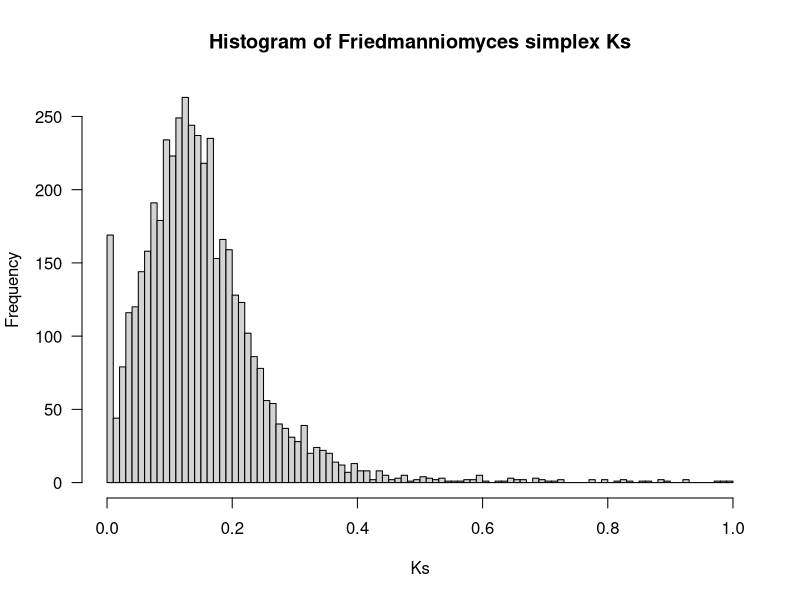
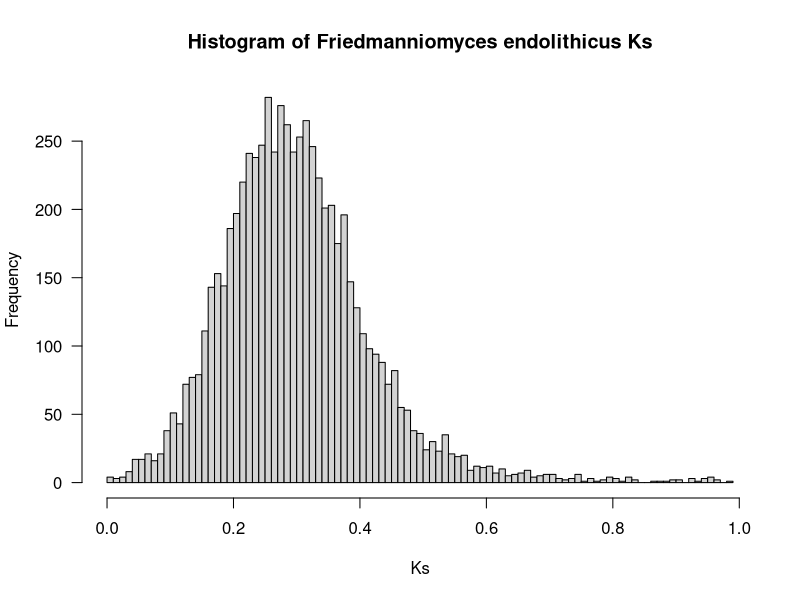
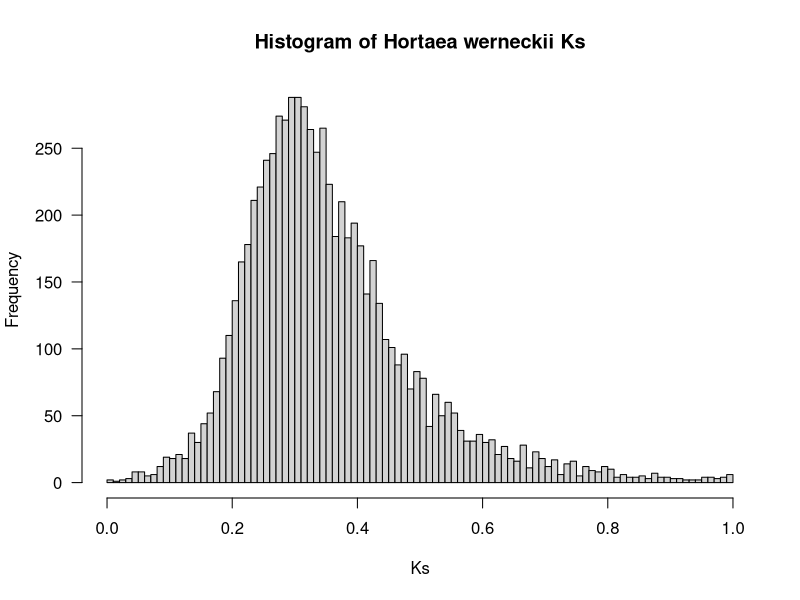
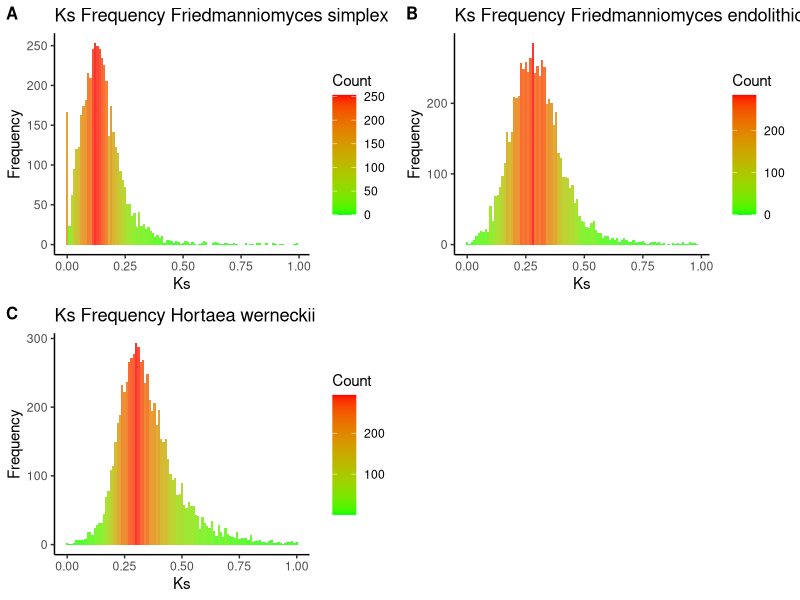
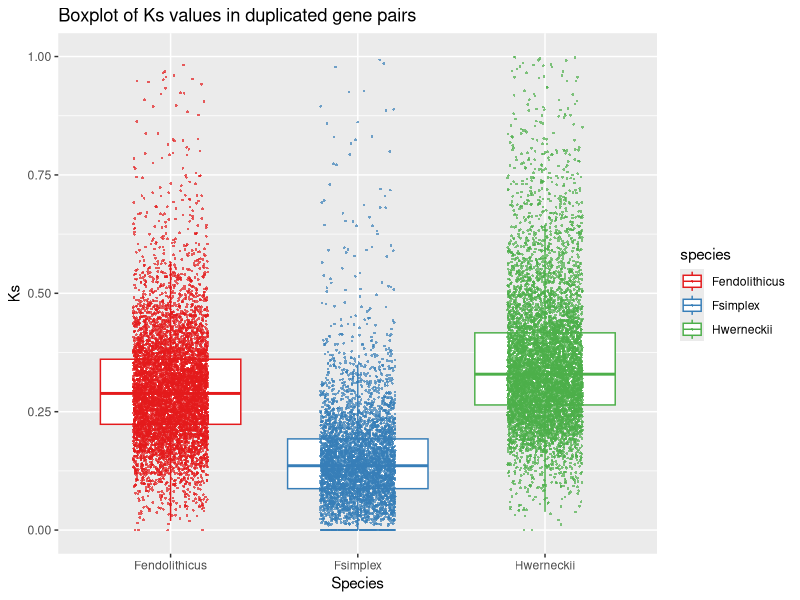
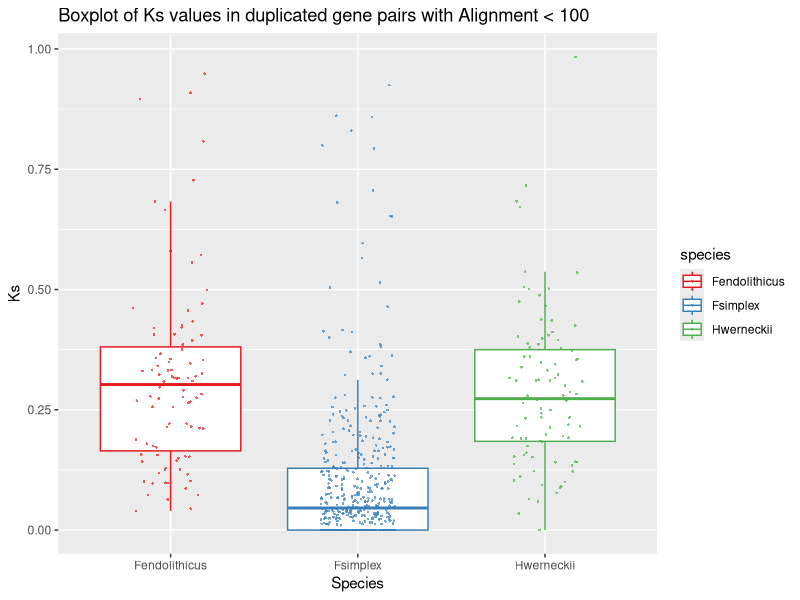

These charts were generated, in order, by the following R code:
# based on Tania-K but simplified

library(ggplot2)
library(readr)
library(dplyr)
library(tidyverse)
library(RColorBrewer)
library(cowplot)
#Using base R hist function
pdf("plots/Ks_histogram1.pdf")

FsAll <- read_tsv("data/Friedmanniomyces_simplex_CCFEE_5184.KaKs.tsv")
Fs <- FsAll %>% filter(dS <= 1)
hist(Fs$dS,
       main="Histogram of Friedmanniomyces simplex Ks",
       xlab="Ks",
       ylab="Frequency",
       las=1,
       100)

FeAll = read_tsv("data/Friedmanniomyces_endolithicus_CCFEE_5311.KaKs.tsv")
Fe= FeAll %>% filter(dS <= 1)

hist(Fe$dS,
       main="Histogram of Friedmanniomyces endolithicus Ks",
       xlab="Ks",
       ylab="Frequency",
       las=1,
       100)

HwAll=read_tsv("data/Hortaea_werneckii_EXF-2000-UCR.KaKs.tsv")
Hw=HwAll %>% filter(dS <=1)
hist(Hw$dS,
       main="Histogram of Hortaea werneckii Ks",
       xlab="Ks",
       ylab="Frequency",
       las=1,
       100)

dev.off()

#I wanted to work with ggplot here to get nicer figures.
KsPlotFile = "plots/Ks_histogram2.pdf"

p1 <- ggplot(Fs,aes(x=dS)) + geom_histogram(binwidth=0.01,aes(fill=..count..), alpha = .8) + labs(title="Ks Frequency Friedmanniomyces simplex", x="Ks", y="Frequency") +
        scale_fill_gradient("Count", low="green", high="red") + theme_classic()


p2 <- ggplot(Fe,aes(x=dS)) + geom_histogram(binwidth=0.01,aes(fill=..count..), alpha = .8) + labs(title="Ks Frequency Friedmanniomyces endolithicus", x="Ks", y="Frequency") +
        scale_fill_gradient("Count", low="green", high="red") + theme_classic()

p3 <- ggplot(Hw,aes(x=dS)) + geom_histogram(binwidth=0.01,aes(fill=..count..), alpha = .8) + labs(title="Ks Frequency Hortaea werneckii ", x="Ks", y="Frequency") +
        scale_fill_gradient("Count", low="green", high="red") + theme_classic()

gridplot = plot_grid(p1, p2, p3, labels = c('A', 'B', 'C'), label_size = 12)
ggsave(KsPlotFile,gridplot,width=10)

comboData <- bind_rows(
        Fs %>% select(dS) %>% rename(Fsimplex = dS) %>% gather("species","dS"),
        Fe %>% select(dS) %>% rename(Fendolithicus = dS) %>% gather("species","dS"),
        Hw %>% select(dS) %>% rename(Hwerneckii = dS) %>% gather("species","dS")
)

KsPlotBarplot =  "plots/Ks_boxplot.pdf"
p<- ggplot(comboData,aes(x=species,y=dS,color=species)) + geom_boxplot(outlier.shape = NA) + geom_jitter(size = 0.6,width=0.2,alpha=0.7,shape=16) + 
        labs(title="Boxplot of Ks values in duplicated gene pairs", x="Species", y="Ks") + scale_color_brewer(palette='Set1')
ggsave(KsPlotBarplot,p,width=12) 

KsPlotBarplot =  "plots/Ks_boxplot_shortaln.pdf"
MAXLEN = 100
comboData <- bind_rows(
        Fs %>% filter(LENGTH <= MAXLEN) %>% select(dS) %>% rename(Fsimplex = dS) %>% gather("species","dS"),
        Fe %>% filter(LENGTH <= MAXLEN) %>% select(dS) %>% rename(Fendolithicus = dS) %>% gather("species","dS"),
        Hw %>% filter(LENGTH <= MAXLEN) %>% select(dS) %>% rename(Hwerneckii = dS) %>% gather("species","dS"),
)

p<- ggplot(comboData,aes(x=species,y=dS,color=species)) + geom_boxplot(outlier.shape = NA) + geom_jitter(size = 0.6,width=0.2,alpha=0.7,shape=16) + 
        labs(title=sprintf("Boxplot of Ks values in duplicated gene pairs with Alignment < %d",MAXLEN), x="Species", y="Ks") + scale_color_brewer(palette='Set1')
ggsave(KsPlotBarplot,p,width=12) 
